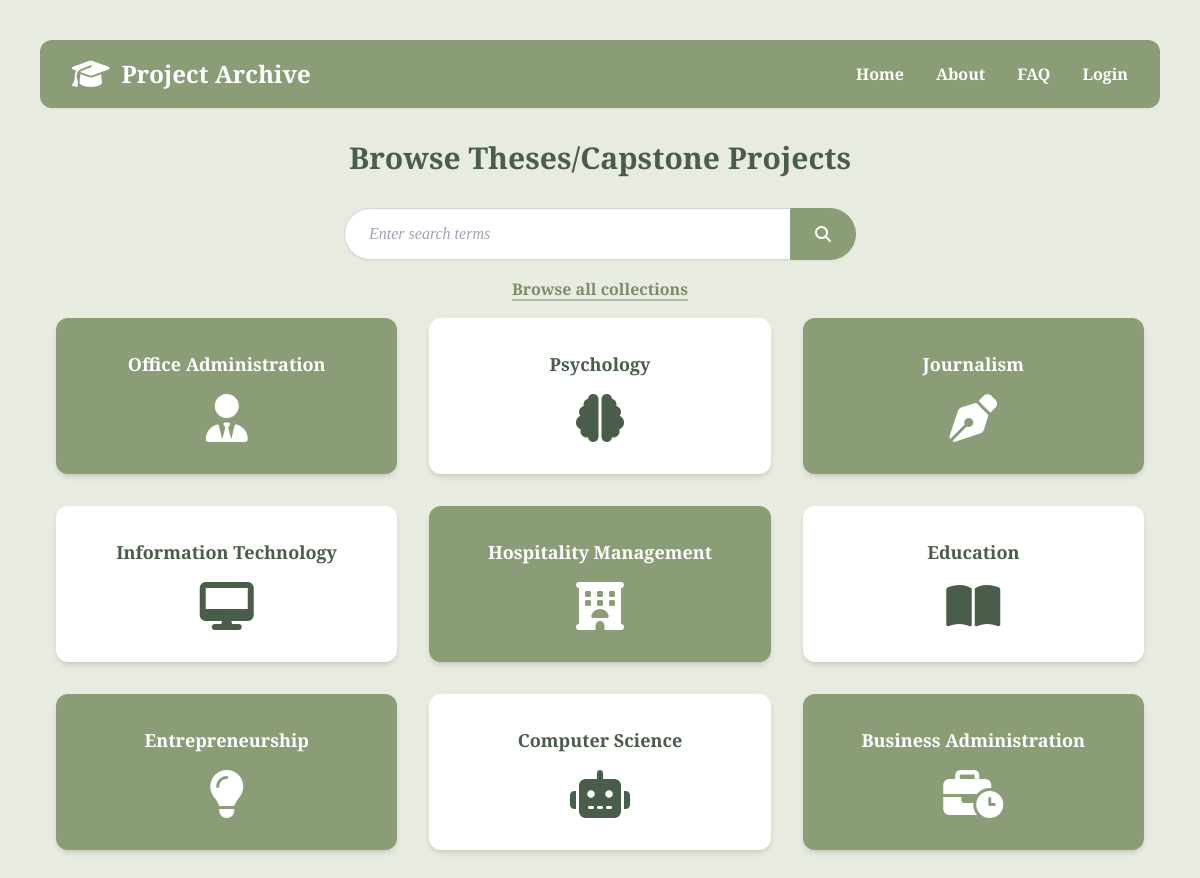
The page / on the database its author committed.
### tables this page shows
CREATE TABLE department (
  id INTEGER PRIMARY KEY AUTOINCREMENT,
  name TEXT UNIQUE NOT NULL, -- cs department, it department
  description TEXT UNIQUE NOT NULL,
  icon TEXT DEFAULT 'fa-building'
);

### flaskr/blueprints/archive.py (the view)
@bp.route("/", methods=["GET", "POST"])
def index():
    departments = get_all_departments(get_db())
    return render_template("archive/index.html", departments=departments)

### flaskr/blueprints/auth.py (called while the page is built)
@bp.before_app_request
def load_logged_in_user():
    user_id = session.get("user_id")
    if user_id is None:
        g.user = None
    else:
        g.user = (
            get_db().execute("SELECT * FROM user WHERE id = ?", (user_id,)).fetchone()
        )

### flaskr/db.py (called while the page is built)
def get_db():
    if "db" not in g:
        g.db = sqlite3.connect(
            current_app.config["DATABASE"], detect_types=sqlite3.PARSE_DECLTYPES
        )
        g.db.row_factory = sqlite3.Row
    return g.db

### flaskr/queries/archive_queries.py (called while the page is built)
def get_all_departments(db):
    return db.execute("SELECT id, name, icon, description FROM department").fetchall()

### flaskr/templates/archive/index.html (shortened to what this page needs)
{% extends 'base.html' %}
{% block content %}
<main class="max-w-6xl mx-auto mt-8 text-center ">
    <h2 class="text-3xl mb-8 font-bold text-sage-800">Browse Theses/Capstone Projects</h2>
    <div class="flex flex-col items-center justify-center mb-4 gap-4">
        <form action="{{ url_for('archive.search') }}" method="get" class="flex w-full max-w-lg shadow-sm rounded-full">
            <input name="q" type="text" placeholder="Enter search terms" class="w-full px-6 py-3 rounded-l-full border border-gray-300 border-r-0 italic outline-none text-sage-900">
            <button type="submit" class="bg-sage-500 px-6 rounded-r-full border border-sage-500 text-white flex items-center justify-center hover:brightness-90 transition">
                <i class="fa-solid fa-magnifying-glass"></i>
            </button>
        </form>
        <a href="{{ url_for('archive.search') }}" class="text-sage-600 font-bold hover:text-sage-800 transition underline decoration-sage-300 decoration-2 underline-offset-4">
            Browse all collections
        </a>
    </div>
    <div class="grid grid-cols-1 md:grid-cols-3 gap-8 px-4">
        {% for department in departments %}
        <a href="{{ url_for('archive.search', dept_id=department.id ) }}"
           class="rounded-xl p-8 flex flex-col items-center gap-4 shadow-md hover:scale-105 transition transform {{ 'bg-white text-sage-800' if department.id is even else 'bg-sage-500 text-white' }}">
            <span class="font-bold text-lg"> {{ department.name }} </span>
            <i class="fa-solid {{ department.icon }} text-5xl"></i>
        </a>
        {% endfor %}
    </div>
</main>
{% endblock %}

### flaskr/templates/base.html (shortened to what this page needs)
<!DOCTYPE html>
<html lang="en">
    <head>
        <script src="https://cdn.tailwindcss.com"></script>
        <link rel="stylesheet" href="https://cdnjs.cloudflare.com/ajax/libs/font-awesome/6.4.2/css/all.min.css">
        <link rel="stylesheet" href="{{ url_for('static', filename='main.css') }}">
    </head>
    <body class="bg-sage-50 font-serif text-sage-800 leading-relaxed p-6 md:p-10">
        <header class="bg-sage-500 rounded-xl px-8 py-4 flex justify-between items-center text-white font-extrabold max-w-6xl mx-auto shadow-sm">
            <div class="flex items-center gap-3">
                <i class="fa-solid fa-graduation-cap text-3xl"></i>
                <h1 class="text-2xl font-bold">Project Archive</h1>
            </div>
            <nav class="flex gap-8 font-medium items-center">
                <a href="{{ url_for('index') }}" class="text-white hover:underline font-bold">Home</a>
                <a href="#" class="text-white hover:underline font-bold">About</a>
                <a href="#" class="text-white hover:underline font-bold">FAQ</a>
                {% if g.user %}
                <div class="dropdown flex items-center gap-2 relative">
                    <div class="w-10 h-10 overflow-hidden rounded-full inline-block align-middle">
                        <img src="{{ url_for('static', filename='uploads/profile_pics/' ~ g.user['profile_pic']) }}" alt="Profile Picture" class="w-full h-full object-cover">
                    </div>
                    <button class="flex items-center gap-1 p-0 m-0 bg-transparent border-none text-white cursor-pointer font-bold outline-none">
                        <span>{{ g.user['first_name'] + ' ' +g.user['last_name'] }}</span>
                        <i class="fa fa-caret-down"></i>
                    </button>
                    <div class="dropdown-content">
                        <a href="{{ url_for('user.profile') }}">Profile</a>
                        <a href="{{ url_for('user.dashboard') }}">Dashboard</a>
                        <a href="{{ url_for('auth.logout') }}">Logout</a>
                    </div>
                </div>
                {% else %}
                <a href="{{ url_for('auth.login') }}" class="text-white hover:underline font-bold">Login</a>
                {% endif %}
            </nav>
        </header>
        {% block content %}{% endblock %}
    </body>
</html>

### flaskr/static/main.css (style rules this page uses)
* { margin: 0; padding: 0; box-sizing: border-box; }

### rows shown on the page
department: name "Office Administration"
department: name "Psychology"
department: name "Journalism"
department: name "Information Technology"
department: name "Hospitality Management"
department: name "Education"
department: name "Entrepreneurship"
department: name "Computer Science"
department: name "Business Administration"
